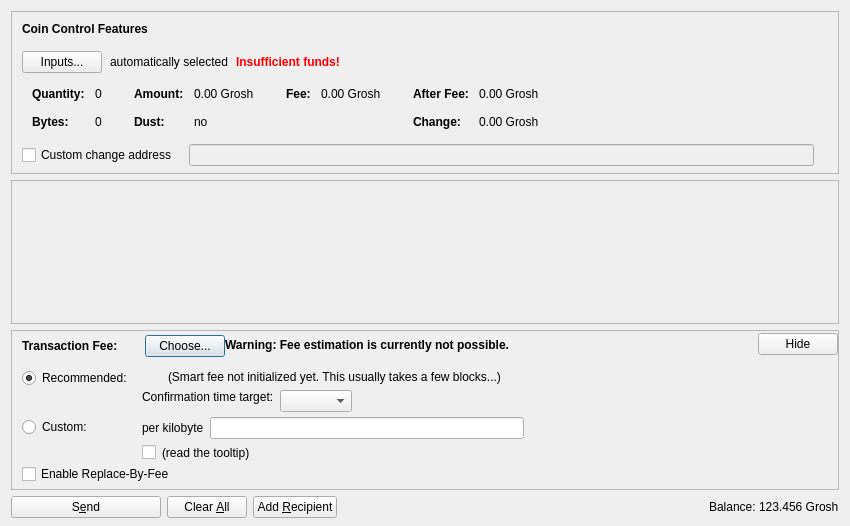
<?xml version="1.0" encoding="UTF-8"?>
<ui version="4.0">
 <class>SendCoinsDialog</class>
 <widget class="QDialog" name="SendCoinsDialog">
  <property name="geometry">
   <rect>
    <x>0</x>
    <y>0</y>
    <width>850</width>
    <height>526</height>
   </rect>
  </property>
  <property name="windowTitle">
   <string>Send Coins</string>
  </property>
  <layout class="QVBoxLayout" name="verticalLayout" stretch="0,1,0,0">
   <property name="bottomMargin">
    <number>8</number>
   </property>
   <item>
    <widget class="QFrame" name="frameCoinControl">
     <property name="sizePolicy">
      <sizepolicy hsizetype="Expanding" vsizetype="Expanding">
       <horstretch>0</horstretch>
       <verstretch>0</verstretch>
      </sizepolicy>
     </property>
     <property name="maximumSize">
      <size>
       <width>16777215</width>
       <height>16777215</height>
      </size>
     </property>
     <property name="frameShape">
      <enum>QFrame::StyledPanel</enum>
     </property>
     <property name="frameShadow">
      <enum>QFrame::Sunken</enum>
     </property>
     <layout class="QVBoxLayout" name="verticalLayoutCoinControl2">
      <property name="spacing">
       <number>0</number>
      </property>
      <property name="leftMargin">
       <number>0</number>
      </property>
      <property name="topMargin">
       <number>0</number>
      </property>
      <property name="rightMargin">
       <number>0</number>
      </property>
      <property name="bottomMargin">
       <number>6</number>
      </property>
      <item>
       <layout class="QVBoxLayout" name="verticalLayoutCoinControl" stretch="0,0,0,0,1">
        <property name="spacing">
         <number>0</number>
        </property>
        <property name="leftMargin">
         <number>10</number>
        </property>
        <property name="topMargin">
         <number>10</number>
        </property>
        <item>
         <layout class="QHBoxLayout" name="horizontalLayoutCoinControl1">
          <property name="bottomMargin">
           <number>15</number>
          </property>
          <item>
           <widget class="QLabel" name="labelCoinControlFeatures">
            <property name="sizePolicy">
             <sizepolicy hsizetype="Preferred" vsizetype="Maximum">
              <horstretch>0</horstretch>
              <verstretch>0</verstretch>
             </sizepolicy>
            </property>
            <property name="font">
             <font>
              <weight>75</weight>
              <bold>true</bold>
             </font>
            </property>
            <property name="styleSheet">
             <string notr="true">font-weight:bold;</string>
            </property>
            <property name="text">
             <string>Coin Control Features</string>
            </property>
           </widget>
          </item>
         </layout>
        </item>
        <item>
         <layout class="QHBoxLayout" name="horizontalLayoutCoinControl2" stretch="0,0,0,0">
          <property name="spacing">
           <number>8</number>
          </property>
          <property name="bottomMargin">
           <number>10</number>
          </property>
          <item>
           <widget class="QPushButton" name="pushButtonCoinControl">
            <property name="styleSheet">
             <string notr="true"/>
            </property>
            <property name="text">
             <string>Inputs...</string>
            </property>
            <property name="autoDefault">
             <bool>false</bool>
            </property>
           </widget>
          </item>
          <item>
           <widget class="QLabel" name="labelCoinControlAutomaticallySelected">
            <property name="text">
             <string>automatically selected</string>
            </property>
            <property name="margin">
             <number>5</number>
            </property>
           </widget>
          </item>
          <item>
           <widget class="QLabel" name="labelCoinControlInsuffFunds">
            <property name="font">
             <font>
              <weight>75</weight>
              <bold>true</bold>
             </font>
            </property>
            <property name="styleSheet">
             <string notr="true">color:red;font-weight:bold;</string>
            </property>
            <property name="text">
             <string>Insufficient funds!</string>
            </property>
            <property name="margin">
             <number>5</number>
            </property>
           </widget>
          </item>
          <item>
           <spacer name="horizontalSpacerCoinControl">
            <property name="orientation">
             <enum>Qt::Horizontal</enum>
            </property>
            <property name="sizeHint" stdset="0">
             <size>
              <width>40</width>
              <height>1</height>
             </size>
            </property>
           </spacer>
          </item>
         </layout>
        </item>
        <item>
         <widget class="QWidget" name="widgetCoinControl" native="true">
          <property name="sizePolicy">
           <sizepolicy hsizetype="Preferred" vsizetype="Preferred">
            <horstretch>0</horstretch>
            <verstretch>0</verstretch>
           </sizepolicy>
          </property>
          <property name="minimumSize">
           <size>
            <width>0</width>
            <height>0</height>
           </size>
          </property>
          <property name="styleSheet">
           <string notr="true"/>
          </property>
          <layout class="QHBoxLayout" name="horizontalLayoutCoinControl5">
           <property name="leftMargin">
            <number>0</number>
           </property>
           <property name="topMargin">
            <number>0</number>
           </property>
           <property name="rightMargin">
            <number>0</number>
           </property>
           <property name="bottomMargin">
            <number>0</number>
           </property>
           <item>
            <layout class="QHBoxLayout" name="horizontalLayoutCoinControl3" stretch="0,0,0,1">
             <property name="spacing">
              <number>20</number>
             </property>
             <property name="topMargin">
              <number>0</number>
             </property>
             <property name="bottomMargin">
              <number>10</number>
             </property>
             <item>
              <layout class="QFormLayout" name="formLayoutCoinControl1">
               <property name="horizontalSpacing">
                <number>10</number>
               </property>
               <property name="verticalSpacing">
                <number>14</number>
               </property>
               <property name="leftMargin">
                <number>10</number>
               </property>
               <property name="topMargin">
                <number>4</number>
               </property>
               <property name="rightMargin">
                <number>6</number>
               </property>
               <item row="0" column="0">
                <widget class="QLabel" name="labelCoinControlQuantityText">
                 <property name="font">
                  <font>
                   <weight>75</weight>
                   <bold>true</bold>
                  </font>
                 </property>
                 <property name="text">
                  <string>Quantity:</string>
                 </property>
                 <property name="margin">
                  <number>0</number>
                 </property>
                </widget>
               </item>
               <item row="0" column="1">
                <widget class="QLabel" name="labelCoinControlQuantity">
                 <property name="cursor">
                  <cursorShape>IBeamCursor</cursorShape>
                 </property>
                 <property name="contextMenuPolicy">
                  <enum>Qt::ActionsContextMenu</enum>
                 </property>
                 <property name="text">
                  <string notr="true">0</string>
                 </property>
                 <property name="margin">
                  <number>0</number>
                 </property>
                 <property name="textInteractionFlags">
                  <set>Qt::LinksAccessibleByMouse|Qt::TextSelectableByKeyboard|Qt::TextSelectableByMouse</set>
                 </property>
                </widget>
               </item>
               <item row="1" column="0">
                <widget class="QLabel" name="labelCoinControlBytesText">
                 <property name="font">
                  <font>
                   <weight>75</weight>
                   <bold>true</bold>
                  </font>
                 </property>
                 <property name="text">
                  <string>Bytes:</string>
                 </property>
                </widget>
               </item>
               <item row="1" column="1">
                <widget class="QLabel" name="labelCoinControlBytes">
                 <property name="cursor">
                  <cursorShape>IBeamCursor</cursorShape>
                 </property>
                 <property name="contextMenuPolicy">
                  <enum>Qt::ActionsContextMenu</enum>
                 </property>
                 <property name="text">
                  <string notr="true">0</string>
                 </property>
                 <property name="textInteractionFlags">
                  <set>Qt::LinksAccessibleByMouse|Qt::TextSelectableByKeyboard|Qt::TextSelectableByMouse</set>
                 </property>
                </widget>
               </item>
              </layout>
             </item>
             <item>
              <layout class="QFormLayout" name="formLayoutCoinControl2">
               <property name="horizontalSpacing">
                <number>10</number>
               </property>
               <property name="verticalSpacing">
                <number>14</number>
               </property>
               <property name="leftMargin">
                <number>6</number>
               </property>
               <property name="topMargin">
                <number>4</number>
               </property>
               <property name="rightMargin">
                <number>6</number>
               </property>
               <item row="0" column="0">
                <widget class="QLabel" name="labelCoinControlAmountText">
                 <property name="font">
                  <font>
                   <weight>75</weight>
                   <bold>true</bold>
                  </font>
                 </property>
                 <property name="text">
                  <string>Amount:</string>
                 </property>
                 <property name="margin">
                  <number>0</number>
                 </property>
                </widget>
               </item>
               <item row="0" column="1">
                <widget class="QLabel" name="labelCoinControlAmount">
                 <property name="cursor">
                  <cursorShape>IBeamCursor</cursorShape>
                 </property>
                 <property name="contextMenuPolicy">
                  <enum>Qt::ActionsContextMenu</enum>
                 </property>
                 <property name="text">
                  <string notr="true">0.00 Grosh</string>
                 </property>
                 <property name="textInteractionFlags">
                  <set>Qt::LinksAccessibleByMouse|Qt::TextSelectableByKeyboard|Qt::TextSelectableByMouse</set>
                 </property>
                </widget>
               </item>
               <item row="1" column="0">
                <widget class="QLabel" name="labelCoinControlLowOutputText">
                 <property name="font">
                  <font>
                   <weight>75</weight>
                   <bold>true</bold>
                  </font>
                 </property>
                 <property name="text">
                  <string>Dust:</string>
                 </property>
                </widget>
               </item>
               <item row="1" column="1">
                <widget class="QLabel" name="labelCoinControlLowOutput">
                 <property name="cursor">
                  <cursorShape>IBeamCursor</cursorShape>
                 </property>
                 <property name="contextMenuPolicy">
                  <enum>Qt::ActionsContextMenu</enum>
                 </property>
                 <property name="text">
                  <string notr="true">no</string>
                 </property>
                 <property name="textInteractionFlags">
                  <set>Qt::LinksAccessibleByMouse|Qt::TextSelectableByKeyboard|Qt::TextSelectableByMouse</set>
                 </property>
                </widget>
               </item>
              </layout>
             </item>
             <item>
              <layout class="QFormLayout" name="formLayoutCoinControl3">
               <property name="horizontalSpacing">
                <number>10</number>
               </property>
               <property name="verticalSpacing">
                <number>14</number>
               </property>
               <property name="leftMargin">
                <number>6</number>
               </property>
               <property name="topMargin">
                <number>4</number>
               </property>
               <property name="rightMargin">
                <number>6</number>
               </property>
               <item row="0" column="0">
                <widget class="QLabel" name="labelCoinControlFeeText">
                 <property name="font">
                  <font>
                   <weight>75</weight>
                   <bold>true</bold>
                  </font>
                 </property>
                 <property name="text">
                  <string>Fee:</string>
                 </property>
                 <property name="margin">
                  <number>0</number>
                 </property>
                </widget>
               </item>
               <item row="0" column="1">
                <widget class="QLabel" name="labelCoinControlFee">
                 <property name="cursor">
                  <cursorShape>IBeamCursor</cursorShape>
                 </property>
                 <property name="contextMenuPolicy">
                  <enum>Qt::ActionsContextMenu</enum>
                 </property>
                 <property name="text">
                  <string notr="true">0.00 Grosh</string>
                 </property>
                 <property name="textInteractionFlags">
                  <set>Qt::LinksAccessibleByMouse|Qt::TextSelectableByKeyboard|Qt::TextSelectableByMouse</set>
                 </property>
                </widget>
               </item>
              </layout>
             </item>
             <item>
              <layout class="QFormLayout" name="formLayoutCoinControl4">
               <property name="horizontalSpacing">
                <number>10</number>
               </property>
               <property name="verticalSpacing">
                <number>14</number>
               </property>
               <property name="leftMargin">
                <number>6</number>
               </property>
               <property name="topMargin">
                <number>4</number>
               </property>
               <property name="rightMargin">
                <number>6</number>
               </property>
               <item row="0" column="0">
                <widget class="QLabel" name="labelCoinControlAfterFeeText">
                 <property name="font">
                  <font>
                   <weight>75</weight>
                   <bold>true</bold>
                  </font>
                 </property>
                 <property name="text">
                  <string>After Fee:</string>
                 </property>
                 <property name="margin">
                  <number>0</number>
                 </property>
                </widget>
               </item>
               <item row="0" column="1">
                <widget class="QLabel" name="labelCoinControlAfterFee">
                 <property name="cursor">
                  <cursorShape>IBeamCursor</cursorShape>
                 </property>
                 <property name="contextMenuPolicy">
                  <enum>Qt::ActionsContextMenu</enum>
                 </property>
                 <property name="text">
                  <string notr="true">0.00 Grosh</string>
                 </property>
                 <property name="textInteractionFlags">
                  <set>Qt::LinksAccessibleByMouse|Qt::TextSelectableByKeyboard|Qt::TextSelectableByMouse</set>
                 </property>
                </widget>
               </item>
               <item row="1" column="0">
                <widget class="QLabel" name="labelCoinControlChangeText">
                 <property name="font">
                  <font>
                   <weight>75</weight>
                   <bold>true</bold>
                  </font>
                 </property>
                 <property name="text">
                  <string>Change:</string>
                 </property>
                </widget>
               </item>
               <item row="1" column="1">
                <widget class="QLabel" name="labelCoinControlChange">
                 <property name="cursor">
                  <cursorShape>IBeamCursor</cursorShape>
                 </property>
                 <property name="contextMenuPolicy">
                  <enum>Qt::ActionsContextMenu</enum>
                 </property>
                 <property name="text">
                  <string notr="true">0.00 Grosh</string>
                 </property>
                 <property name="textInteractionFlags">
                  <set>Qt::LinksAccessibleByMouse|Qt::TextSelectableByKeyboard|Qt::TextSelectableByMouse</set>
                 </property>
                </widget>
               </item>
              </layout>
             </item>
            </layout>
           </item>
          </layout>
         </widget>
        </item>
        <item>
         <layout class="QHBoxLayout" name="horizontalLayoutCoinControl4" stretch="0,0,0">
          <property name="spacing">
           <number>12</number>
          </property>
          <property name="sizeConstraint">
           <enum>QLayout::SetDefaultConstraint</enum>
          </property>
          <property name="topMargin">
           <number>5</number>
          </property>
          <property name="rightMargin">
           <number>5</number>
          </property>
          <item>
           <widget class="QCheckBox" name="checkBoxCoinControlChange">
            <property name="toolTip">
             <string>If this is activated, but the change address is empty or invalid, change will be sent to a newly generated address.</string>
            </property>
            <property name="text">
             <string>Custom change address</string>
            </property>
           </widget>
          </item>
          <item>
           <widget class="QValidatedLineEdit" name="lineEditCoinControlChange">
            <property name="enabled">
             <bool>false</bool>
            </property>
            <property name="sizePolicy">
             <sizepolicy hsizetype="Expanding" vsizetype="Fixed">
              <horstretch>0</horstretch>
              <verstretch>0</verstretch>
             </sizepolicy>
            </property>
           </widget>
          </item>
          <item>
           <widget class="QLabel" name="labelCoinControlChangeLabel">
            <property name="sizePolicy">
             <sizepolicy hsizetype="Preferred" vsizetype="Expanding">
              <horstretch>0</horstretch>
              <verstretch>0</verstretch>
             </sizepolicy>
            </property>
            <property name="minimumSize">
             <size>
              <width>0</width>
              <height>0</height>
             </size>
            </property>
            <property name="text">
             <string/>
            </property>
            <property name="margin">
             <number>3</number>
            </property>
           </widget>
          </item>
         </layout>
        </item>
        <item>
         <spacer name="verticalSpacerCoinControl">
          <property name="orientation">
           <enum>Qt::Vertical</enum>
          </property>
          <property name="sizeHint" stdset="0">
           <size>
            <width>800</width>
            <height>1</height>
           </size>
          </property>
         </spacer>
        </item>
       </layout>
      </item>
     </layout>
    </widget>
   </item>
   <item>
    <widget class="QScrollArea" name="scrollArea">
     <property name="widgetResizable">
      <bool>true</bool>
     </property>
     <widget class="QWidget" name="scrollAreaWidgetContents">
      <property name="geometry">
       <rect>
        <x>0</x>
        <y>0</y>
        <width>830</width>
        <height>104</height>
       </rect>
      </property>
      <layout class="QVBoxLayout" name="verticalLayout_2" stretch="0,1">
       <property name="leftMargin">
        <number>0</number>
       </property>
       <property name="topMargin">
        <number>0</number>
       </property>
       <property name="rightMargin">
        <number>0</number>
       </property>
       <property name="bottomMargin">
        <number>0</number>
       </property>
       <item>
        <layout class="QVBoxLayout" name="entries">
         <property name="spacing">
          <number>6</number>
         </property>
        </layout>
       </item>
       <item>
        <spacer name="verticalSpacer">
         <property name="orientation">
          <enum>Qt::Vertical</enum>
         </property>
         <property name="sizeHint" stdset="0">
          <size>
           <width>20</width>
           <height>40</height>
          </size>
         </property>
        </spacer>
       </item>
      </layout>
     </widget>
    </widget>
   </item>
   <item>
    <widget class="QFrame" name="frameFee">
     <property name="sizePolicy">
      <sizepolicy hsizetype="Expanding" vsizetype="Expanding">
       <horstretch>0</horstretch>
       <verstretch>0</verstretch>
      </sizepolicy>
     </property>
     <property name="maximumSize">
      <size>
       <width>16777215</width>
       <height>16777215</height>
      </size>
     </property>
     <property name="frameShape">
      <enum>QFrame::StyledPanel</enum>
     </property>
     <property name="frameShadow">
      <enum>QFrame::Sunken</enum>
     </property>
     <layout class="QVBoxLayout" name="verticalLayoutFee1">
      <property name="spacing">
       <number>0</number>
      </property>
      <property name="leftMargin">
       <number>0</number>
      </property>
      <property name="topMargin">
       <number>0</number>
      </property>
      <property name="rightMargin">
       <number>0</number>
      </property>
      <property name="bottomMargin">
       <number>0</number>
      </property>
      <item>
       <layout class="QVBoxLayout" name="verticalLayoutFee2" stretch="0,0,0">
        <property name="spacing">
         <number>0</number>
        </property>
        <property name="leftMargin">
         <number>10</number>
        </property>
        <property name="topMargin">
         <number>0</number>
        </property>
        <item>
         <layout class="QHBoxLayout" name="horizontalLayoutFee1">
          <property name="bottomMargin">
           <number>0</number>
          </property>
          <item>
           <layout class="QVBoxLayout" name="verticalLayoutFee7">
            <property name="spacing">
             <number>0</number>
            </property>
            <item>
             <spacer name="verticalSpacerSmartFee">
              <property name="orientation">
               <enum>Qt::Vertical</enum>
              </property>
              <property name="sizeType">
               <enum>QSizePolicy::Fixed</enum>
              </property>
              <property name="sizeHint" stdset="0">
               <size>
                <width>1</width>
                <height>4</height>
               </size>
              </property>
             </spacer>
            </item>
            <item>
             <layout class="QHBoxLayout" name="horizontalLayoutSmartFee">
              <property name="spacing">
               <number>10</number>
              </property>
              <item>
               <widget class="QLabel" name="labelFeeHeadline">
                <property name="sizePolicy">
                 <sizepolicy hsizetype="Preferred" vsizetype="Maximum">
                  <horstretch>0</horstretch>
                  <verstretch>0</verstretch>
                 </sizepolicy>
                </property>
                <property name="font">
                 <font>
                  <weight>75</weight>
                  <bold>true</bold>
                 </font>
                </property>
                <property name="styleSheet">
                 <string notr="true">font-weight:bold;</string>
                </property>
                <property name="text">
                 <string>Transaction Fee:</string>
                </property>
               </widget>
              </item>
              <item>
               <widget class="QLabel" name="labelFeeMinimized">
                <property name="text">
                 <string/>
                </property>
               </widget>
              </item>
              <item>
               <widget class="QPushButton" name="buttonChooseFee">
                <property name="text">
                 <string>Choose...</string>
                </property>
               </widget>
              </item>
             </layout>
            </item>
            <item>
             <spacer name="verticalSpacer_5">
              <property name="orientation">
               <enum>Qt::Vertical</enum>
              </property>
              <property name="sizeHint" stdset="0">
               <size>
                <width>1</width>
                <height>1</height>
               </size>
              </property>
             </spacer>
            </item>
           </layout>
          </item>
          <item>
           <widget class="QLabel" name="fallbackFeeWarningLabel">
            <property name="toolTip">
             <string>Using the fallbackfee can result in sending a transaction that will take several hours or days (or never) to confirm. Consider choosing your fee manually or wait until you have validated the complete chain.</string>
            </property>
            <property name="font">
            <font>
                <weight>75</weight>
                <bold>true</bold>
            </font>
            </property>
            <property name="text">
             <string>Warning: Fee estimation is currently not possible.</string>
            </property>
            <property name="wordWrap">
             <bool>false</bool>
            </property>
           </widget>
          </item>
          <item>
           <spacer name="horizontalSpacer_4">
            <property name="orientation">
             <enum>Qt::Horizontal</enum>
            </property>
            <property name="sizeType">
             <enum>QSizePolicy::MinimumExpanding</enum>
            </property>
            <property name="sizeHint" stdset="0">
             <size>
              <width>40</width>
              <height>20</height>
             </size>
            </property>
           </spacer>
          </item>
          <item>
           <widget class="QPushButton" name="buttonMinimizeFee">
            <property name="toolTip">
             <string>collapse fee-settings</string>
            </property>
            <property name="text">
             <string>Hide</string>
            </property>
           </widget>
          </item>
         </layout>
        </item>
        <item>
         <widget class="QFrame" name="frameFeeSelection">
          <layout class="QVBoxLayout" name="verticalLayoutFee12">
           <property name="spacing">
            <number>0</number>
           </property>
           <property name="leftMargin">
            <number>0</number>
           </property>
           <property name="topMargin">
            <number>0</number>
           </property>
           <property name="rightMargin">
            <number>0</number>
           </property>
           <property name="bottomMargin">
            <number>0</number>
           </property>
           <item>
            <layout class="QGridLayout" name="gridLayoutFee">
             <property name="topMargin">
              <number>10</number>
             </property>
             <property name="bottomMargin">
              <number>4</number>
             </property>
             <property name="horizontalSpacing">
              <number>10</number>
             </property>
             <property name="verticalSpacing">
              <number>4</number>
             </property>
             <item row="1" column="1">
              <layout class="QVBoxLayout" name="verticalLayoutFee8">
               <property name="spacing">
                <number>6</number>
               </property>
               <item>
                <layout class="QHBoxLayout" name="horizontalLayoutFee13">
                 <item>
                  <widget class="QLabel" name="labelCustomPerKilobyte">
                   <property name="toolTip">
                    <string>Specify a custom fee per kB (1,000 bytes) of the transaction's virtual size.

Note:  Since the fee is calculated on a per-byte basis, a fee of "100 satoshis per kB" for a transaction size of 500 bytes (half of 1 kB) would ultimately yield a fee of only 50 satoshis.</string>
                   </property>
                   <property name="text">
                    <string>per kilobyte</string>
                   </property>
                  </widget>
                 </item>
                 <item>
                  <widget class="BitcoinAmountField" name="customFee"/>
                 </item>
                 <item>
                  <spacer name="horizontalSpacer_6">
                   <property name="orientation">
                    <enum>Qt::Horizontal</enum>
                   </property>
                   <property name="sizeHint" stdset="0">
                    <size>
                     <width>1</width>
                     <height>1</height>
                    </size>
                   </property>
                  </spacer>
                 </item>
                </layout>
               </item>
               <item>
                <layout class="QHBoxLayout" name="horizontalLayoutFee8">
                 <item>
                  <widget class="QCheckBox" name="checkBoxMinimumFee">
                   <property name="toolTip">
                    <string>Paying only the minimum fee is just fine as long as there is less transaction volume than space in the blocks. But be aware that this can end up in a never confirming transaction once there is more demand for grosh transactions than the network can process.</string>
                   </property>
                   <property name="text">
                    <string/>
                   </property>
                  </widget>
                 </item>
                 <item>
                  <widget class="QLabel" name="labelMinFeeWarning">
                   <property name="enabled">
                    <bool>true</bool>
                   </property>
                   <property name="toolTip">
                    <string>Paying only the minimum fee is just fine as long as there is less transaction volume than space in the blocks. But be aware that this can end up in a never confirming transaction once there is more demand for grosh transactions than the network can process.</string>
                   </property>
                   <property name="text">
                    <string>(read the tooltip)</string>
                   </property>
                   <property name="margin">
                    <number>5</number>
                   </property>
                  </widget>
                 </item>
                 <item>
                  <spacer name="horizontalSpacer_2">
                   <property name="orientation">
                    <enum>Qt::Horizontal</enum>
                   </property>
                   <property name="sizeHint" stdset="0">
                    <size>
                     <width>1</width>
                     <height>1</height>
                    </size>
                   </property>
                  </spacer>
                 </item>
                </layout>
               </item>
              </layout>
             </item>
             <item row="0" column="0">
              <layout class="QVBoxLayout" name="verticalLayoutFee4" stretch="0,1">
               <item>
                <widget class="QRadioButton" name="radioSmartFee">
                 <property name="text">
                  <string>Recommended:</string>
                 </property>
                 <property name="checked">
                  <bool>true</bool>
                 </property>
                 <attribute name="buttonGroup">
                  <string notr="true">groupFee</string>
                 </attribute>
                </widget>
               </item>
               <item>
                <spacer name="verticalSpacer_2">
                 <property name="orientation">
                  <enum>Qt::Vertical</enum>
                 </property>
                 <property name="sizeHint" stdset="0">
                  <size>
                   <width>1</width>
                   <height>1</height>
                  </size>
                 </property>
                </spacer>
               </item>
              </layout>
             </item>
             <item row="1" column="0">
              <layout class="QVBoxLayout" name="verticalLayoutFee9" stretch="0,1">
               <item>
                <widget class="QRadioButton" name="radioCustomFee">
                 <property name="text">
                  <string>Custom:</string>
                 </property>
                 <attribute name="buttonGroup">
                  <string notr="true">groupFee</string>
                 </attribute>
                </widget>
               </item>
               <item>
                <spacer name="verticalSpacer_6">
                 <property name="orientation">
                  <enum>Qt::Vertical</enum>
                 </property>
                 <property name="sizeHint" stdset="0">
                  <size>
                   <width>1</width>
                   <height>1</height>
                  </size>
                 </property>
                </spacer>
               </item>
              </layout>
             </item>
             <item row="0" column="1">
              <layout class="QVBoxLayout" name="verticalLayoutFee3" stretch="0,0,1">
               <property name="spacing">
                <number>6</number>
               </property>
               <property name="topMargin">
                <number>2</number>
               </property>
               <item>
                <layout class="QHBoxLayout" name="horizontalLayoutFee12">
                 <item>
                  <widget class="QLabel" name="labelSmartFee">
                   <property name="text">
                    <string/>
                   </property>
                   <property name="margin">
                    <number>2</number>
                   </property>
                  </widget>
                 </item>
                 <item>
                  <widget class="QLabel" name="labelFeeEstimation">
                   <property name="text">
                    <string/>
                   </property>
                  </widget>
                 </item>
                 <item>
                  <widget class="QLabel" name="labelSmartFee2">
                   <property name="text">
                    <string>(Smart fee not initialized yet. This usually takes a few blocks...)</string>
                   </property>
                   <property name="margin">
                    <number>2</number>
                   </property>
                  </widget>
                 </item>
                 <item>
                  <spacer name="horizontalSpacer_5">
                   <property name="orientation">
                    <enum>Qt::Horizontal</enum>
                   </property>
                   <property name="sizeHint" stdset="0">
                    <size>
                     <width>1</width>
                     <height>1</height>
                    </size>
                   </property>
                  </spacer>
                 </item>
                </layout>
               </item>
               <item>
                <layout class="QHBoxLayout" name="horizontalLayoutFee9">
                 <item>
                  <layout class="QVBoxLayout" name="verticalLayoutFee6">
                   <item>
                    <widget class="QLabel" name="labelSmartFee3">
                     <property name="text">
                      <string>Confirmation time target:</string>
                     </property>
                     <property name="margin">
                      <number>2</number>
                     </property>
                    </widget>
                   </item>
                   <item>
                    <spacer name="verticalSpacer_3">
                     <property name="orientation">
                      <enum>Qt::Vertical</enum>
                     </property>
                     <property name="sizeHint" stdset="0">
                      <size>
                       <width>1</width>
                       <height>1</height>
                      </size>
                     </property>
                    </spacer>
                   </item>
                  </layout>
                 </item>
                 <item>
                  <layout class="QVBoxLayout" name="verticalLayoutFee5">
                   <property name="rightMargin">
                    <number>30</number>
                   </property>
                   <item>
                    <layout class="QHBoxLayout" name="horizontalLayoutConfTarget">
                     <property name="bottomMargin">
                      <number>0</number>
                     </property>
                     <item>
                      <widget class="QComboBox" name="confTargetSelector"/>
                     </item>
                     <item>
                      <spacer name="horizontalSpacerConfTarget">
                       <property name="orientation">
                        <enum>Qt::Horizontal</enum>
                       </property>
                       <property name="sizeHint" stdset="0">
                        <size>
                         <width>40</width>
                         <height>20</height>
                        </size>
                       </property>
                      </spacer>
                     </item>
                    </layout>
                   </item>
                  </layout>
                 </item>
                </layout>
               </item>
               <item>
                <spacer name="verticalSpacer_4">
                 <property name="orientation">
                  <enum>Qt::Vertical</enum>
                 </property>
                 <property name="sizeHint" stdset="0">
                  <size>
                   <width>1</width>
                   <height>1</height>
                  </size>
                 </property>
                </spacer>
               </item>
              </layout>
             </item>
            </layout>
           </item>
           <item>
            <widget class="QCheckBox" name="optInRBF">
             <property name="text">
              <string>Enable Replace-By-Fee</string>
             </property>
             <property name="toolTip">
              <string>With Replace-By-Fee (BIP-125) you can increase a transaction's fee after it is sent. Without this, a higher fee may be recommended to compensate for increased transaction delay risk.</string>
             </property>
            </widget>
           </item>
          </layout>
         </widget>
        </item>
        <item>
         <spacer name="verticalSpacerFee">
          <property name="orientation">
           <enum>Qt::Vertical</enum>
          </property>
          <property name="sizeHint" stdset="0">
           <size>
            <width>40</width>
            <height>5</height>
           </size>
          </property>
         </spacer>
        </item>
       </layout>
      </item>
     </layout>
    </widget>
   </item>
   <item>
    <layout class="QHBoxLayout" name="horizontalLayout">
     <item>
      <widget class="QPushButton" name="sendButton">
       <property name="minimumSize">
        <size>
         <width>150</width>
         <height>0</height>
        </size>
       </property>
       <property name="toolTip">
        <string>Confirm the send action</string>
       </property>
       <property name="text">
        <string>S&amp;end</string>
       </property>
       <property name="icon">
        <iconset resource="../bitcoin.qrc">
         <normaloff>:/icons/send</normaloff>:/icons/send</iconset>
       </property>
       <property name="autoDefault">
        <bool>false</bool>
       </property>
       <property name="default">
        <bool>false</bool>
       </property>
      </widget>
     </item>
     <item>
      <widget class="QPushButton" name="clearButton">
       <property name="sizePolicy">
        <sizepolicy hsizetype="Minimum" vsizetype="Fixed">
         <horstretch>0</horstretch>
         <verstretch>0</verstretch>
        </sizepolicy>
       </property>
       <property name="toolTip">
        <string>Clear all fields of the form.</string>
       </property>
       <property name="text">
        <string>Clear &amp;All</string>
       </property>
       <property name="icon">
        <iconset resource="../bitcoin.qrc">
         <normaloff>:/icons/remove</normaloff>:/icons/remove</iconset>
       </property>
       <property name="autoDefault">
        <bool>false</bool>
       </property>
      </widget>
     </item>
     <item>
      <widget class="QPushButton" name="addButton">
       <property name="toolTip">
        <string>Send to multiple recipients at once</string>
       </property>
       <property name="text">
        <string>Add &amp;Recipient</string>
       </property>
       <property name="icon">
        <iconset resource="../bitcoin.qrc">
         <normaloff>:/icons/add</normaloff>:/icons/add</iconset>
       </property>
       <property name="autoDefault">
        <bool>false</bool>
       </property>
      </widget>
     </item>
     <item>
      <spacer name="horizontalSpacer">
       <property name="orientation">
        <enum>Qt::Horizontal</enum>
       </property>
       <property name="sizeHint" stdset="0">
        <size>
         <width>40</width>
         <height>20</height>
        </size>
       </property>
      </spacer>
     </item>
     <item>
      <layout class="QHBoxLayout" name="horizontalLayout_2">
       <property name="spacing">
        <number>3</number>
       </property>
       <item>
        <widget class="QLabel" name="label">
         <property name="sizePolicy">
          <sizepolicy hsizetype="Preferred" vsizetype="Fixed">
           <horstretch>0</horstretch>
           <verstretch>0</verstretch>
          </sizepolicy>
         </property>
         <property name="text">
          <string>Balance:</string>
         </property>
        </widget>
       </item>
       <item>
        <widget class="QLabel" name="labelBalance">
         <property name="sizePolicy">
          <sizepolicy hsizetype="Preferred" vsizetype="Fixed">
           <horstretch>0</horstretch>
           <verstretch>0</verstretch>
          </sizepolicy>
         </property>
         <property name="cursor">
          <cursorShape>IBeamCursor</cursorShape>
         </property>
         <property name="text">
          <string notr="true">123.456 Grosh</string>
         </property>
         <property name="textInteractionFlags">
          <set>Qt::LinksAccessibleByMouse|Qt::TextSelectableByKeyboard|Qt::TextSelectableByMouse</set>
         </property>
        </widget>
       </item>
      </layout>
     </item>
    </layout>
   </item>
  </layout>
 </widget>
 <customwidgets>
  <customwidget>
   <class>QValidatedLineEdit</class>
   <extends>QLineEdit</extends>
   <header>qt/qvalidatedlineedit.h</header>
  </customwidget>
  <customwidget>
   <class>BitcoinAmountField</class>
   <extends>QLineEdit</extends>
   <header>qt/bitcoinamountfield.h</header>
   <container>1</container>
  </customwidget>
 </customwidgets>
 <resources>
  <include location="../bitcoin.qrc"/>
 </resources>
 <connections/>
 <buttongroups>
  <buttongroup name="groupFee"/>
 </buttongroups>
</ui>
